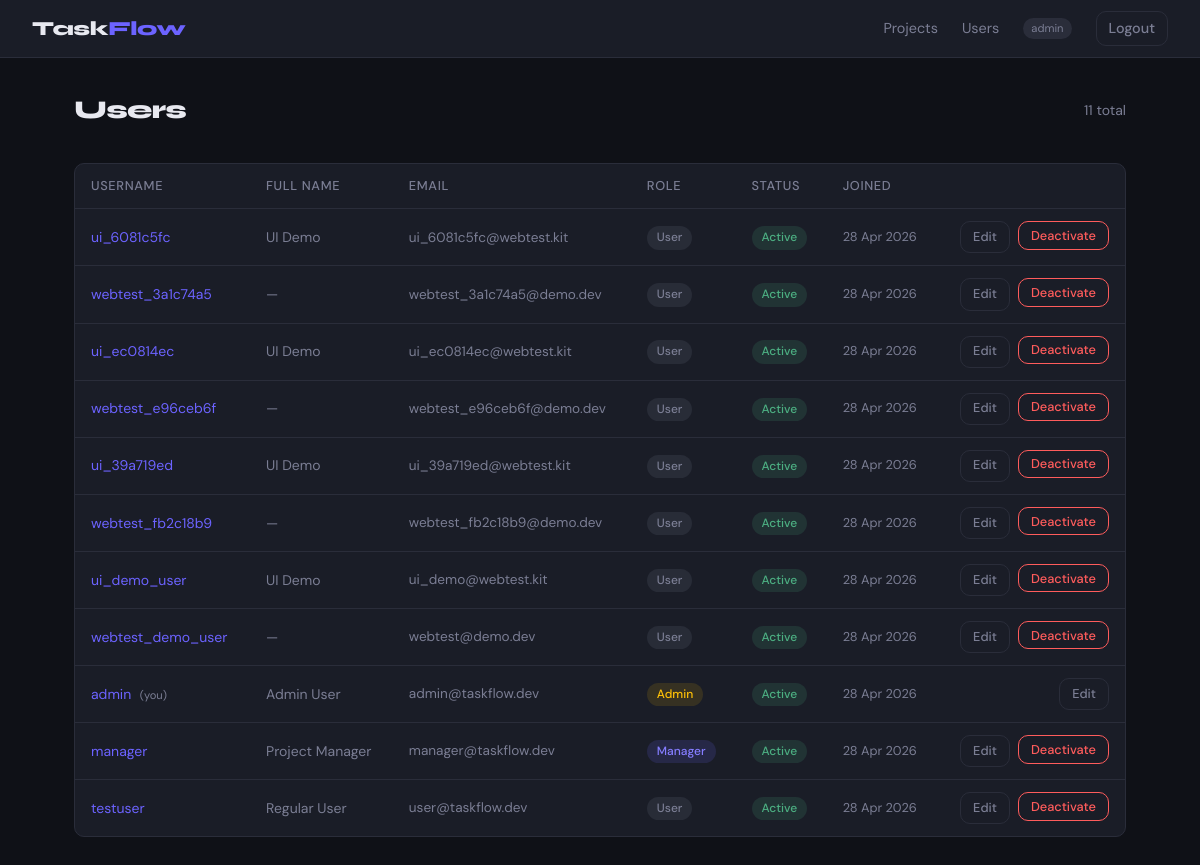
Page /users/ (signed in) on the committed database.
### app/models.py (models this page shows)
class User(Base):
    __tablename__ = "users"
    id = Column(Integer, primary_key=True, index=True)
    email = Column(String(255), unique=True, index=True, nullable=False)
    username = Column(String(100), unique=True, index=True, nullable=False)
    hashed_password = Column(String(255), nullable=False)
    full_name = Column(String(255), nullable=True)
    role = Column(SAEnum(UserRole), default=UserRole.user, nullable=False)
    is_active = Column(Boolean, default=True)
    created_at = Column(DateTime, default=datetime.utcnow)
    owned_projects = relationship("Project", back_populates="owner")
    assigned_tasks = relationship("Task", back_populates="assignee")

### app/routers/users.py (the view)
@router.get("/", response_class=HTMLResponse)
async def users_list(
    request: Request,
    db: Session = Depends(get_db),
    current_user: User = Depends(require_role(UserRole.admin)),
):
    users = db.query(User).order_by(User.created_at.desc()).all()
    return templates.TemplateResponse(
        "users/list.html",
        {
            "request": request,
            "users": users,
            "user": current_user,
            "roles": UserRole,
        },
    )

### app/templates/users/list.html (shortened to what this page needs)
{% extends "base.html" %}
{% block content %}
<div class="page-header">
  <h1 class="page-title">Users</h1>
  <span style="color: var(--muted); font-size: .875rem;">
    {{ users | length }} total
  </span>
</div>
<div class="card" style="padding: 0; overflow: hidden;">
  <table class="table" data-testid="users-table">
    <thead>
      <tr>
        <th>Username</th>
        <th>Full name</th>
        <th>Email</th>
        <th>Role</th>
        <th>Status</th>
        <th>Joined</th>
        <th></th>
      </tr>
    </thead>
    <tbody>
      {% for u in users %}
      <tr data-testid="user-row" data-user-id="{{ u.id }}">
        <td>
          <a href="/users/{{ u.id }}" data-testid="user-link">
            {{ u.username }}
          </a>
          {% if u.id == user.id %}
            <span style="font-size: .7rem; color: var(--muted); margin-left: .3rem;">(you)</span>
          {% endif %}
        </td>
        <td style="color: var(--muted);">
          {{ u.full_name or '—' }}
        </td>
        <td style="color: var(--muted); font-size: .85rem;">
          {{ u.email }}
        </td>
        <td>
          <span
            class="status-badge"
            style="
              {% if u.role.value == 'admin' %}
                background: rgba(255,193,7,.12); color: #ffc107;
              {% elif u.role.value == 'manager' %}
                background: rgba(108,99,255,.15); color: #857dff;
              {% else %}
                background: rgba(123,126,148,.15); color: var(--muted);
              {% endif %}
            "
            data-testid="user-role"
          >
            {{ u.role.value | title }}
          </span>
        </td>
        <td>
          <span
            class="status-badge {% if u.is_active %}status-done{% else %}status-todo{% endif %}"
            data-testid="user-status"
          >
            {% if u.is_active %}Active{% else %}Inactive{% endif %}
          </span>
        </td>
        <td style="color: var(--muted); font-size: .8rem;">
          {{ u.created_at.strftime('%d %b %Y') }}
        </td>
        <td style="text-align: right;">
          <div style="display: flex; gap: .5rem; justify-content: flex-end;">
            <a href="/users/{{ u.id }}"
               class="btn btn-ghost btn-sm"
               data-testid="btn-edit-user">Edit</a>
            {% if u.id != user.id %}
            <form method="post" action="/users/{{ u.id }}/toggle-active"
                  onsubmit="return confirm('{% if u.is_active %}Deactivate{% else %}Activate{% endif %} {{ u.username }}?')">
              <button
                type="submit"
                class="btn btn-sm {% if u.is_active %}btn-danger{% else %}btn-ghost{% endif %}"
                data-testid="btn-toggle-active"
              >
                {% if u.is_active %}Deactivate{% else %}Activate{% endif %}
              </button>
            </form>
            {% endif %}
          </div>
        </td>
      </tr>
      {% endfor %}
    </tbody>
  </table>
</div>
{% endblock %}

### app/templates/base.html (shortened to what this page needs)
<!DOCTYPE html>
<html lang="en">
<head>
</head>
<body>
<nav class="navbar">
  <a class="navbar__brand" href="/projects">Task<span>Flow</span></a>
  <div class="navbar__links">
    {% if request.state.user is defined and request.state.user %}
      <a href="/projects">Projects</a>
      {% if request.state.user.role in ('admin', 'manager') %}
        <a href="/users">Users</a>
      {% endif %}
      <span class="badge">{{ request.state.user.username }}</span>
      <a href="/auth/logout" class="btn btn-ghost btn-sm">Logout</a>
    {% else %}
      <a href="/auth/login">Login</a>
      <a href="/auth/register" class="btn btn-primary btn-sm">Register</a>
    {% endif %}
  </div>
</nav>
<div class="container">
  {% block content %}{% endblock %}
</div>
</body>
</html>

### app/templates/base.html (style rules this page uses)
:root { --bg: #0f1117; --surface: #1a1d27; --border: #2a2d3a; --accent: #6c63ff; --accent-h: #857dff; --danger: #ff5c5c; --success: #4caf82; --text: #e8e9f0; --muted: #7b7e94; --radius: 10px; --font-head: 'Syne', sans-serif; --font-body: 'DM Sans', sans-serif; }
*, *::before, *::after { box-sizing: border-box; margin: 0; padding: 0; }
body { background: var(--bg); color: var(--text); font-family: var(--font-body); font-size: 15px; line-height: 1.6; min-height: 100vh; }
a { color: var(--accent); text-decoration: none; }
.navbar { background: var(--surface); border-bottom: 1px solid var(--border); padding: 0 2rem; height: 58px; display: flex; align-items: center; justify-content: space-between; position: sticky; top: 0; z-index: 100; }
.navbar__brand { font-family: var(--font-head); font-size: 1.25rem; font-weight: 800; color: var(--text); letter-spacing: -0.02em; }
.navbar__brand span { color: var(--accent); }
.navbar__links { display: flex; align-items: center; gap: 1.5rem; }
.navbar__links a { color: var(--muted); font-size: 0.9rem; transition: color .15s; }
.navbar__links .badge { background: var(--border); color: var(--muted); font-size: 0.7rem; padding: 2px 8px; border-radius: 20px; }
.container { max-width: 1100px; margin: 0 auto; padding: 2rem 1.5rem; }
.page-header { display: flex; justify-content: space-between; align-items: center; margin-bottom: 2rem; }
.page-title { font-family: var(--font-head); font-size: 1.6rem; font-weight: 800; letter-spacing: -0.03em; }
.btn { display: inline-flex; align-items: center; gap: .4rem; padding: .5rem 1.1rem; border-radius: var(--radius); font-family: var(--font-body); font-size: .875rem; font-weight: 500; cursor: pointer; border: none; transition: opacity .15s, transform .1s; }
.btn-ghost { background: transparent; color: var(--muted); border: 1px solid var(--border); }
.btn-danger { background: transparent; color: var(--danger); border: 1px solid var(--danger); }
.btn-sm { padding: .3rem .75rem; font-size: .8rem; }
.card { background: var(--surface); border: 1px solid var(--border); border-radius: var(--radius); padding: 1.5rem; }
.status-badge { display: inline-block; padding: 2px 10px; border-radius: 20px; font-size: .75rem; font-weight: 500; }
.status-done { background: rgba(76,175,130,.15); color: #4caf82; }
.table { width: 100%; border-collapse: collapse; }
.table th, .table td { padding: .75rem 1rem; text-align: left; border-bottom: 1px solid var(--border); font-size: .875rem; }
.table th { color: var(--muted); font-weight: 500; font-size: .8rem; text-transform: uppercase; letter-spacing: .05em; }
.table tr:last-child td { border-bottom: none; }

### rows in the picture
User: state.user.username "admin", username "admin", shows "(you)", full_name "Admin User", email "admin@taskflow.dev", role.value "Admin", is_active "Active", created_at "28 Apr 2026"
User: username "ui_6081c5fc", full_name "UI Demo", email "ui_6081c5fc@webtest.kit", role.value "User", is_active "Active", created_at "28 Apr 2026"
User: username "webtest_3a1c74a5", full_name "—", email "webtest_3a1c74a5@demo.dev", role.value "User", is_active "Active", created_at "28 Apr 2026"
User: username "ui_ec0814ec", full_name "UI Demo", email "ui_ec0814ec@webtest.kit", role.value "User", is_active "Active", created_at "28 Apr 2026"
User: username "webtest_e96ceb6f", full_name "—", email "webtest_e96ceb6f@demo.dev", role.value "User", is_active "Active", created_at "28 Apr 2026"
User: username "ui_39a719ed", full_name "UI Demo", email "ui_39a719ed@webtest.kit", role.value "User", is_active "Active", created_at "28 Apr 2026"
User: username "webtest_fb2c18b9", full_name "—", email "webtest_fb2c18b9@demo.dev", role.value "User", is_active "Active", created_at "28 Apr 2026"
User: username "ui_demo_user", full_name "UI Demo", email "ui_demo@webtest.kit", role.value "User", is_active "Active", created_at "28 Apr 2026"
User: username "webtest_demo_user", full_name "—", email "webtest@demo.dev", role.value "User", is_active "Active", created_at "28 Apr 2026"
User: username "manager", full_name "Project Manager", email "manager@taskflow.dev", role.value "Manager", is_active "Active", created_at "28 Apr 2026"
User: username "testuser", full_name "Regular User", email "user@taskflow.dev", role.value "User", is_active "Active", created_at "28 Apr 2026"

### other values in the picture
{{ users | length }} "11"
